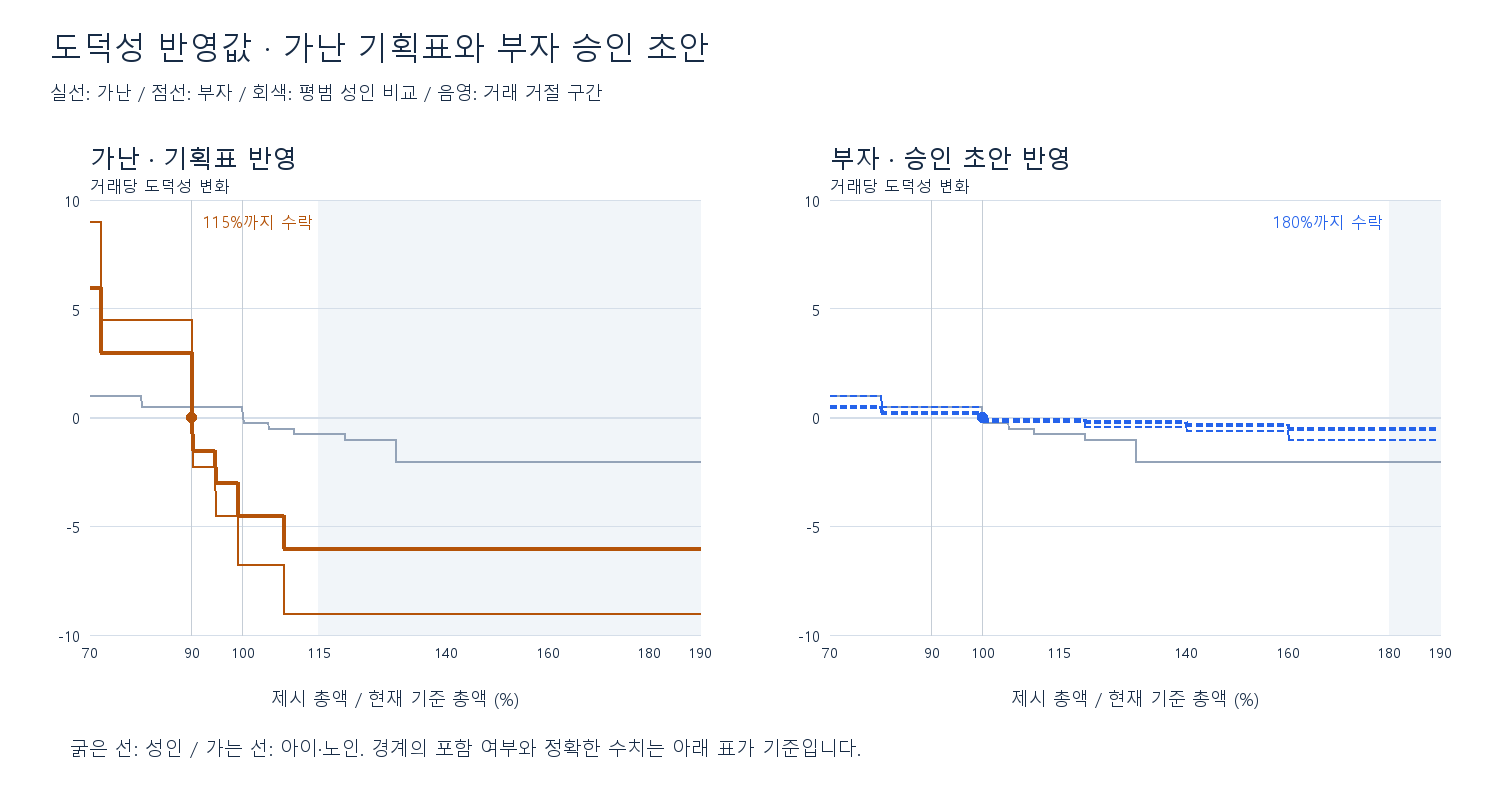

The script that saved this image:
"""Render approved morality data and compare it to runtime CSV; never write runtime data."""
import csv, json
from pathlib import Path
from decimal import Decimal
from PIL import Image, ImageDraw, ImageFont

HERE=Path(__file__).resolve().parent
ROOT=HERE.parents[2]
fields=['offer_min_rate','offer_max_rate','include_min','include_max','is_accepted','adult_morality_point','child_elderly_morality_point']
poor_values=[(0,720,0,1,1,6,9),(720,900,0,0,1,3,4.5),(900,900,1,1,1,0,0),(900,945,0,1,1,-1.5,-2.25),(945,990,0,1,1,-3,-4.5),(990,1080,0,1,1,-4.5,-6.75),(1080,1150,0,1,1,-6,-9),(1150,0,0,0,0,-6,-9)]
wealthy_values=[(0,800,0,1,1,.5,1),(800,1000,0,0,1,.25,.5),(1000,1000,1,1,1,0,0),(1000,1200,0,1,1,-.1,-.2),(1200,1400,0,1,1,-.2,-.4),(1400,1600,0,1,1,-.3,-.6),(1600,1800,0,1,1,-.5,-1),(1800,0,0,0,0,-.5,-1)]
poor=[dict(idx=14021+i,**dict(zip(fields,r))) for i,r in enumerate(poor_values)]
wealthy=[dict(idx=14029+i,**dict(zip(fields,r))) for i,r in enumerate(wealthy_values)]
with (ROOT/'Assets/Datas/MoralityData.csv').open(encoding='utf-8-sig',newline='') as f:
    actual={int(r['idx']):r for r in csv.DictReader(f)}
normal=[{k:float(r[k]) for k in fields} for r in actual.values() if r['customer_disposition_type']=='1']
for kind,rows in [(5,poor),(4,wealthy)]:
    for row in rows:
        assert int(actual[row['idx']]['customer_disposition_type'])==kind
        for key in fields:
            assert Decimal(actual[row['idx']][key])==Decimal(str(row[key]))

def matches(row,rate):
    return (rate>row['offer_min_rate'] or rate==row['offer_min_rate'] and row['include_min']) and (row['offer_max_rate']==0 or rate<row['offer_max_rate'] or rate==row['offer_max_rate'] and row['include_max'])

def score(rows,rate,column='adult_morality_point'):
    found=[r for r in rows if matches(r,rate)]
    assert len(found)==1,(rate,found)
    return found[0][column]

for rows,limit in [(poor,1150),(wealthy,1800)]:
    boundaries=sorted({r[k] for r in rows for k in fields[:2]}|{3000})
    probes=[Decimal(x) for x in boundaries if x>0]+[(Decimal(a)+Decimal(b))/2 for a,b in zip(boundaries,boundaries[1:])]
    for rate in probes:
        matched=[r for r in rows if matches(r,rate)]
        assert len(matched)==1 and bool(matched[0]['is_accepted'])==(rate<=limit)
assert score(poor,900)==0 and score(poor,1000)==-4.5
assert score(wealthy,1000)==0 and score(wealthy,1800)==-.5 and score(wealthy,1801)==-.5

im=Image.new('RGB',(1500,800),'white'); dr=ImageDraw.Draw(im)
def text(x,y,value,size=18,color='#172b45',anchor=None):
    dr.text((x,y),str(value),font=ImageFont.truetype('C:/Windows/Fonts/malgun.ttf',size),fill=color,anchor=anchor)
text(50,25,'도덕성 반영값 · 가난 기획표와 부자 승인 초안',32)
text(50,80,'실선: 가난 / 점선: 부자 / 회색: 평범 성인 비교 / 음영: 거래 거절 구간',18)
for index,(name,rows,limit,color) in enumerate([('가난 · 기획표 반영',poor,1150,'#b45309'),('부자 · 승인 초안 반영',wealthy,1800,'#2563eb')]):
    l=90+index*740; r=l+610; t=200; b=635
    X=lambda rate:l+(rate-700)/1200*(r-l)
    Y=lambda v:b-(v+10)/20*(b-t)
    text(l,140,name,25)
    text(l,174,'거래당 도덕성 변화',16)
    dr.rectangle((X(limit),t,r,b),fill='#f1f5f9')
    for value in [-10,-5,0,5,10]:
        dr.line((l,Y(value),r,Y(value)),fill='#d5dee9',width=2 if value==0 else 1)
        text(l-10,Y(value),value,15,anchor='rm')
    for rate in [700,900,1000,1150,1400,1600,1800,1900]:
        text(X(rate),b+13,f'{rate/10:g}',14,anchor='mt')
    for rate,label in [(900,'90%'),(1000,'100%')]:
        dr.line((X(rate),t,X(rate),b),fill='#c5cdd6',width=1)
    dr.line([(X(rate),Y(score(normal,rate))) for rate in range(700,1901)],fill='#94a3b8',width=2)
    for column,width in [('child_elderly_morality_point',2),('adult_morality_point',4)]:
        points=[(X(rate),Y(score(rows,rate,column))) for rate in range(700,1901)]
        if index:
            for start in range(0,len(points)-1,20): dr.line(points[start:start+13],fill=color,width=width)
        else: dr.line(points,fill=color,width=width)
    zero=900 if index==0 else 1000
    x,y=X(zero),Y(0);dr.ellipse((x-5,y-5,x+5,y+5),fill=color)
    text(X(limit)-6,t+15,f'{limit/10:g}%까지 수락',16,color,anchor='rt')
    text((l+r)/2,b+55,'제시 총액 / 현재 기준 총액 (%)',18,anchor='mt')
text(70,735,'굵은 선: 성인 / 가는 선: 아이·노인. 경계의 포함 여부와 정확한 수치는 아래 표가 기준입니다.',19)
im.save(HERE/'morality-review-20260912.png')

def table(rows):
    lines=['| 제시가 비율 | 거래 | 성인 | 아이·노인 |','|---|---|---:|---:|']
    for r in rows:
        lo,hi=r['offer_min_rate']/10,r['offer_max_rate']/10
        boundary=f'정확히 {lo:g}%' if lo==hi else f'{lo:g}% 초과' if hi==0 else f'{hi:g}% 이하' if lo==0 else f'{lo:g}% 초과~{hi:g}% '+('이하' if r['include_max'] else '미만')
        lines.append(f"| {boundary} | {'수락' if r['is_accepted'] else '거절'} | {r['adult_morality_point']:+g} | {r['child_elderly_morality_point']:+g} |")
    return '\n'.join(lines)

report='''# 가난·부자 도덕성 데이터 반영

2026-09-12. 사용자가 데이터 추가와 예약 범위 확장을 승인했다. **가난14021~14028, 부자14029~14036의16행을 런타임 MoralityData에 추가했다.** 기존20행은 보존했다. 실행 검증 결과는 [작업 기록](../balancing-preparation.md)을 따른다.

![점수 곡선](morality-review-20260912.png)

## 가난: 기획 확정표 8행

근거는 기획서의 [거래·도덕성 확정표](https://docs.google.com/document/d/1lCzaQRmFRWrxfIhWr2UZy64-7A8v1N9fAvlOorMF77E/edit?tab=t.jxxow3f6hpes)다. 새 기획 제안이 아니며 경계·점수·연령 배율을 그대로 옮긴다. 제시 총액과 현재 기준 총액은 양수다.

''' + table(poor) + '''

도덕성 중립점은90%지만 기준가 판매 판정은100%다. 따라서 가난 성인에게100%로 팔면 거래는 기준가 판매 성공, 도덕성은−4.5다. 이전 미평가(null) 상태에서 이번에 실제 점수를 평가하도록 데이터를 연결했다.

예를 들어 전원 성인·하루8건·가난 비중10%·전부100% 판매라는 통제 가정이면 도덕성 기대 변화는 하루−3.6,31일−111.6이다. 실제 플레이 예측이나 새 일일 제한이 아니다. 고정 가격 정책이 Good 엔딩의0 이상 조건을 자동 보장하지 않는다는 의미다. 기존 무이벤트 현금흐름 그래프는 도덕성을 계산하지 않았으므로 해당 그래프로 엔딩까지 검증됐다고 해석하면 안 된다.

## 부자: 사용자 승인 초안 8행

원문에는180% 구매 상한이 있지만 도덕성 점수표가 없다. 아래는 사용자 승인을 받아 반영한 검증 초안이며 기획 원문의 확정값으로 소급하지 않는다. 할인 보상은 일반의 절반,100%는0,100% 초과에는 작은 음수, 아이·노인은 성인의2배다.

''' + table(wealthy) + '''

할인 보상을 낮춰 부자에게만 할인해서 점수를 쉽게 얻는 유인을 줄이고, 비싸게 팔 수 있다는 이유로 도덕성 비용을0으로 만들지는 않는다. 180% 초과 거절도 직전 구간과 같은 음수여서 고의 거절로 벌점을 없애지 못한다. 소액 거래 반복·손님 선별에 의한 점수 획득 가능성은 현 거래당 고정 점수 계약에 남아 있으며 이번 수치만으로 방지했다고 주장하지 않는다. 금액 비례 계산이나 일일 제한은 추가하지 않는다.

## ID 예약과 데이터 반영

Google Docs의 [CSV 종류 ID](https://docs.google.com/document/d/1lCzaQRmFRWrxfIhWr2UZy64-7A8v1N9fAvlOorMF77E/edit?tab=t.ccpln6m1g4kv)에서 Morality 예약을14001~14036으로 수정했다. 해당 탭의 다른17문단과67개 탭의 제목·순서·부모 관계 보존을 읽기 확인했다. 사용 가능한 Git 이력과 현재CSV에서 신규PK 중복이 없음을 확인했다. 새 테이블·컬럼·제품코드는 추가하지 않았다.

## 검증 범위

기존 스키마의 min/max·include_min/max·is_accepted와 소수 점수를 사용한다. 경계점과 모든 인접 구간 중간점을 검사해 두 성향 모두 양수 제시비율이 정확히 한 행에 해당하고, 수락 범위가115%·180%와 일치함을 확인했다. 가난90%/100%·부자100%/180%/180%초과 사례와 실제CSV16행의 값도 대조했다. 이 스크립트의 검사는 오프라인 정적 검사이며 Unity 실행 증거는 작업 기록에 구분해 적는다.

morality-review-20260912.json에는 반영한 ID와 점수의 근거 구분을 저장한다. 이 파일은 분석자료이며 게임 로더에 등록하지 않는다.
'''
(HERE/'morality-review-20260912.md').write_text(report,encoding='utf-8')
(HERE/'morality-review-20260912.json').write_text(json.dumps({'poor':{'status':'source-confirmed, applied','rows':poor},'wealthy':{'status':'user-approved draft, applied','rows':wealthy},'idsAssigned':True},ensure_ascii=False,indent=2),encoding='utf-8')
print('16 applied rows match runtime CSV; boundaries and acceptance coverage PASS')
